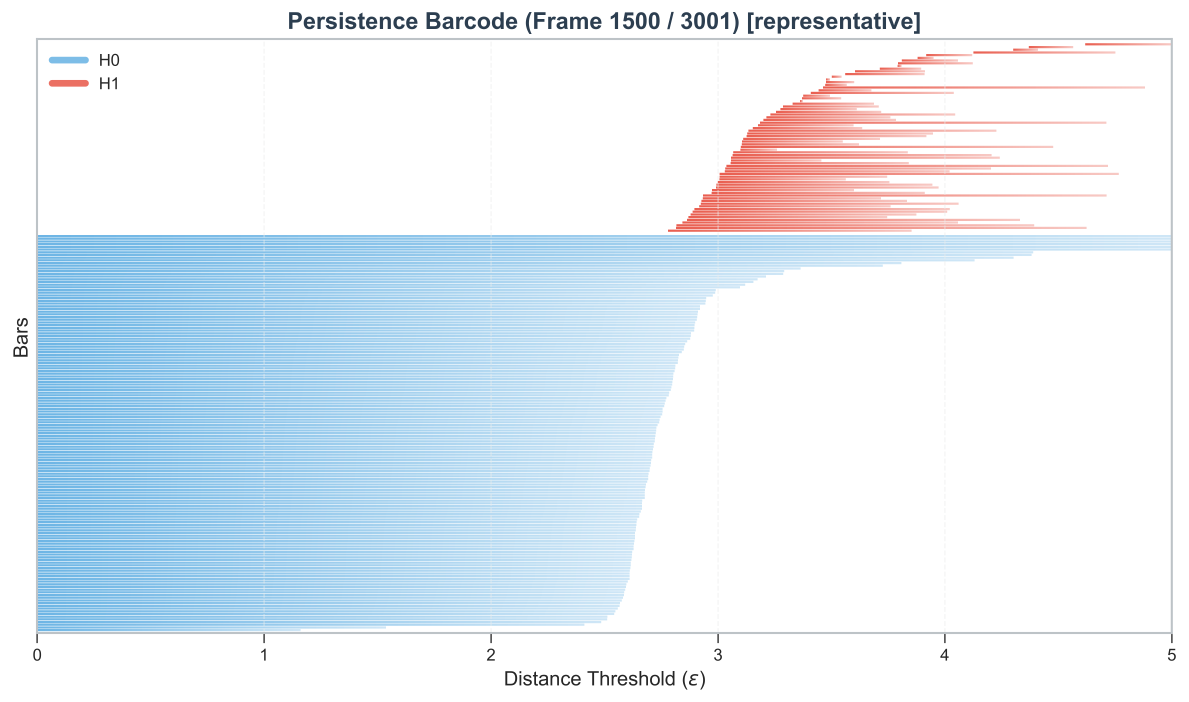
#> input picture examples/cp2k_aimd_charged-surface-with-O2-interface/topoHBNet-no_run-ml/persistence_barcode.png, 5942 x 3510 px (shown at 1/5 size)
$ python -i interfacial.py   (imports and definitions only)
#> lines starting #> are read from the running program, lines starting #| are printed output that depends on the picture
### hbond_topology/detection/hbond_detector.py
"""
Detects hydrogen bonds in molecular dynamics frames using geometric criteria.
Supports periodic boundary conditions for proper distance calculations.
"""

import numpy as np
from dataclasses import dataclass
from typing import List, Tuple, Optional
from ..io.trajectory_parser import Frame


@dataclass
class HBond:
    """Represents a hydrogen bond."""

    donor_o_idx: int      # Index of donor oxygen atom
    donor_h_idx: int      # Index of donor hydrogen atom
    acceptor_o_idx: int   # Index of acceptor oxygen atom
    distance_da: float    # Donor-Acceptor distance
    distance_ha: float    # Hydrogen-Acceptor distance
    angle_dha: float      # D-H-A angle in degrees


@dataclass
class WaterMolecule:
    """Represents a water molecule."""

    o_idx: int           # Index of oxygen atom
    h1_idx: int          # Index of first hydrogen
    h2_idx: int          # Index of second hydrogen
    o_position: np.ndarray
    h1_position: np.ndarray
    h2_position: np.ndarray


class HBondDetector:
    """
    Hydrogen bond detector using geometric criteria.

    Default criteria (based on common literature values):
    - D-A distance < 3.5 Å (donor oxygen to acceptor oxygen)
    - H-A distance < 2.5 Å (hydrogen to acceptor oxygen)
    - D-H-A angle > 120° (angle at hydrogen)

    Parameters
    ----------
    r_oh_max : float
        Maximum O-H distance for water molecule assignment (default: 1.2 Å)
    r_da_max : float
        Maximum donor-acceptor distance for H-bond (default: 3.5 Å)
    r_ha_max : float
        Maximum hydrogen-acceptor distance for H-bond (default: 2.5 Å)
    angle_min : float
        Minimum D-H-A angle in degrees (default: 120°)
    o_symbol : str
        Element symbol for oxygen (default: 'O'). Preferred over o_atom_type.
    h_symbol : str
        Element symbol for hydrogen (default: 'H'). Preferred over h_atom_type.
    o_atom_type : int
        Atom type for oxygen (default: 1). Used if symbols not available.
    h_atom_type : int
        Atom type for hydrogen (default: 2). Used if symbols not available.
    """

    def __init__(
        self,
        r_oh_max: float = 1.2,
        r_da_max: float = 3.5,
        r_ha_max: float = 2.5,
        angle_min: float = 120.0,
        o_symbol: str = 'O',
        h_symbol: str = 'H',
        o_atom_type: int = 1,
        h_atom_type: int = 2
    ):
        self.r_oh_max = r_oh_max
        self.r_da_max = r_da_max
        self.r_ha_max = r_ha_max
        self.angle_min = angle_min
        self.o_symbol = o_symbol
        self.h_symbol = h_symbol
        self.o_atom_type = o_atom_type
        self.h_atom_type = h_atom_type

    # [21 lines left out: function minimum_image_distance, not called in this run]

    def identify_water_molecules(self, frame: Frame) -> List[WaterMolecule]:
        """
        Identify water molecules by finding O-H pairs.

        Each oxygen should have exactly 2 hydrogens within r_oh_max distance.
        Uses element symbols if available, falls back to atom types.
        """
        # Prefer symbols if frame has them, otherwise use atom types
        if hasattr(frame, 'symbols') and frame.symbols is not None:
            o_indices = frame.get_atoms_by_symbol(self.o_symbol)
            h_indices = frame.get_atoms_by_symbol(self.h_symbol)
        else:
            o_indices = frame.get_atoms_by_type(self.o_atom_type)
            h_indices = frame.get_atoms_by_type(self.h_atom_type)

        water_molecules = []
        box_lengths = frame.box_lengths

        if len(o_indices) == 0 or len(h_indices) == 0:
            return water_molecules

        o_pos = frame.positions[o_indices]
        h_pos = frame.positions[h_indices]

        # Vectorized minimum image distance (N_O, N_H, 3)
        delta = h_pos[np.newaxis, :, :] - o_pos[:, np.newaxis, :]
        delta -= box_lengths * np.round(delta / box_lengths)
        dist_sq = np.sum(delta**2, axis=-1)

        r_oh_max_sq = self.r_oh_max**2

        for i, o_idx in enumerate(o_indices):
            # Find H indices within cutoff
            nearby_mask = dist_sq[i] < r_oh_max_sq
            h_matches = np.where(nearby_mask)[0]

            if len(h_matches) >= 2:
                # Sort by actual distance squared
                dists = dist_sq[i, h_matches]
                sorted_idx = np.argsort(dists)
                h1_idx = h_indices[h_matches[sorted_idx[0]]]
                h2_idx = h_indices[h_matches[sorted_idx[1]]]

                water = WaterMolecule(
                    o_idx=o_idx,
                    h1_idx=h1_idx,
                    h2_idx=h2_idx,
                    o_position=o_pos[i],
                    h1_position=frame.positions[h1_idx],
                    h2_position=frame.positions[h2_idx]
                )
                water_molecules.append(water)

        return water_molecules

    # [106 lines left out: functions calculate_angle, detect_hbonds, get_hbond_edges, get_undirected_edges, not called in this run]

### hbond_topology/analysis/interfacial.py
"""
Implements Nature Protocols Steps 63-65 for characterizing interfacial water
at solid-liquid interfaces from AIMD trajectories.

Supports two surface detection modes:
  - Dynamic (default): Density-crossover-based Gibbs dividing surface tracking
    for soft-matter (polymer) interfaces.
  - Static: Fixed Z-coordinate cutoff for rigid surfaces (metals, crystals).

References
----------
- Wang, Y.-H., Li, S., et al., "In situ electrochemical Raman spectroscopy and ab initio molecular dynamics study of interfacial water on a single-crystal surface", Nature Protocols 18, 1421–1446 (2023). (Protocol Steps 63-65)
- Willard, A. P. & Chandler, D., "Instantaneous Liquid Interfaces", J. Phys. Chem. B 114, 1954–1958 (2010).
"""

import numpy as np
from dataclasses import dataclass, field
from typing import List, Dict, Any, Optional, Tuple, Union
from pathlib import Path
import json

from ..io.trajectory_parser import Frame
from ..detection.hbond_detector import HBondDetector, WaterMolecule


# ---------------------------------------------------------------------------
# Result dataclass
# ---------------------------------------------------------------------------

@dataclass
class InterfacialAnalysisResult:
    """
    Complete results from interfacial water analysis (Protocol Steps 63-65).

    Attributes
    ----------
    z_bins : np.ndarray
        Bin centres for the relative-Z density profile (Å).
    density_O : np.ndarray
        Water oxygen number-density profile (atoms/Å$^3$).
    density_H : np.ndarray
        Water hydrogen number-density profile (atoms/Å$^3$).
    density_substrate : np.ndarray
        Substrate (non-water) atom number-density profile (atoms/Å$^3$).
    interface_cutoff : float
        Final cutoff δ used to define the interfacial layer (Å).
    z_surf_timeseries : np.ndarray
        Z_GDS(t) or Z_static for each analysed frame.
    n_interfacial_water : np.ndarray
        Number of interfacial water molecules per frame.
    phi_bins : np.ndarray
        Bin centres for dipole-angle φ distribution (degrees).
    phi_distribution : np.ndarray
        Normalised probability P(φ).
    theta_bins : np.ndarray
        Bin centres for O-H bond angle θ distribution (degrees).
    theta_distribution : np.ndarray
        Normalised probability P(θ).
    hbonds_per_molecule : np.ndarray
        Mean H-bonds per interfacial water molecule per frame.
    hbonds_bulk_reference : float
        Mean H-bonds per bulk water molecule (for comparison).
    surface_mode : str
        Surface detection mode used: 'dynamic' or 'static'.
    """

    # Step 63
    z_bins: np.ndarray
    density_O: np.ndarray
    density_H: np.ndarray
    density_substrate: np.ndarray
    interface_cutoff: float
    z_surf_timeseries: np.ndarray
    n_interfacial_water: np.ndarray

    # Step 64
    phi_bins: np.ndarray
    phi_distribution: np.ndarray
    theta_bins: np.ndarray
    theta_distribution: np.ndarray

    # Step 65
    hbonds_per_molecule: np.ndarray
    hbonds_bulk_reference: float

    # Metadata
    surface_mode: str = "dynamic"

    # [31 lines left out: functions to_dict, to_json, from_json, not called in this run]


# ---------------------------------------------------------------------------
# Core analyser
# ---------------------------------------------------------------------------

class InterfacialAnalyzer:
    """
    Dynamic interfacial water analyser for solid-liquid interfaces.

    Supports two surface-detection modes:

    **Dynamic mode** (default, for soft matter / polymer surfaces):
      Computes per-frame density profiles of substrate vs. water along the
      interface normal, and locates the Gibbs dividing surface (GDS) at the
      density crossover point.

    **Static mode** (for rigid metal / crystal surfaces):
      Uses a fixed Z coordinate as the surface reference.  The user must
      supply ``static_z_surface``.

    Parameters
    ----------
    mode : str
        ``'dynamic'`` or ``'static'``.  Default: ``'dynamic'``.
    interface_cutoff : float or None
        Distance (Å) from the surface defining the interfacial layer.
        If *None*, auto-detected from the first valley of the O-density
        profile.  Default: ``None``.
    z_axis : int
        Cartesian axis perpendicular to the interface (0=x, 1=y, 2=z).
        Default: ``2``.
    n_bins : int
        Number of bins for density histograms.  Default: ``200``.
    density_sigma : float
        Gaussian smoothing σ (Å) applied to density profiles.
        Default: ``0.5``.
    static_z_surface : float or None
        Fixed Z coordinate of the surface (Å).  Required when
        ``mode='static'``.  Default: ``None``.
    r_oh_max : float
        Maximum O-H bond length for water identification (Å).
        Default: ``1.2``.
    r_oo_hbond : float
        Maximum O···O distance for H-bond detection (Å).
        Default: ``3.5``.
    angle_ooh_hbond : float
        Maximum O···O-H angle for H-bond detection (degrees).
        Default: ``35.0``.
    verbose : bool
        Print progress messages.  Default: ``True``.
    """

    def __init__(
        self,
        mode: str = "dynamic",
        interface_cutoff: Optional[float] = None,
        z_axis: int = 2,
        n_bins: int = 200,
        density_sigma: float = 0.5,
        static_z_surface: Optional[float] = None,
        r_oh_max: float = 1.2,
        r_oo_hbond: float = 3.5,
        angle_ooh_hbond: float = 35.0,
        verbose: bool = True,
    ):
        if mode not in ("dynamic", "static"):
            raise ValueError(f"mode must be 'dynamic' or 'static', got '{mode}'")
        if mode == "static" and static_z_surface is None:
            raise ValueError("static_z_surface is required when mode='static'")

        self.mode = mode
        self.interface_cutoff = interface_cutoff
        self.z_axis = z_axis
        self.n_bins = n_bins
        self.density_sigma = density_sigma
        self.static_z_surface = static_z_surface
        self.r_oh_max = r_oh_max
        self.r_oo_hbond = r_oo_hbond
        self.angle_ooh_hbond = angle_ooh_hbond
        self.verbose = verbose

        # Internal H-bond detector (reuse existing logic for water ID)
        self._detector = HBondDetector(r_oh_max=r_oh_max)

    # ------------------------------------------------------------------
    # Water / substrate partitioning
    # ------------------------------------------------------------------

    def _partition_atoms(
        self, frame: Frame
    ) -> Tuple[List[WaterMolecule], np.ndarray, np.ndarray]:
        """
        Partition atoms into water molecules and substrate atoms.

        Returns
        -------
        water_molecules : list of WaterMolecule
        water_all_indices : np.ndarray
            Flat array of all atom indices belonging to water.
        substrate_indices : np.ndarray
            Atom indices not belonging to any water molecule.
        """
        water_mols = self._detector.identify_water_molecules(frame)

        water_idx_set: set = set()
        for wm in water_mols:
            water_idx_set.update([wm.o_idx, wm.h1_idx, wm.h2_idx])

        all_indices = np.arange(frame.n_atoms)
        substrate_mask = np.ones(frame.n_atoms, dtype=bool)
        for idx in water_idx_set:
            substrate_mask[idx] = False

        return water_mols, np.array(sorted(water_idx_set)), all_indices[substrate_mask]

    # ------------------------------------------------------------------
    # Surface position
    # ------------------------------------------------------------------

    # [66 lines left out: function compute_surface_position, not called in this run]

    # ------------------------------------------------------------------
    # Density profile
    # ------------------------------------------------------------------

    def compute_density_profile(
        self, frames: List[Frame]
    ) -> Tuple[np.ndarray, np.ndarray, np.ndarray, np.ndarray, float]:
        """
        Compute the averaged density profiles in relative coordinates.

        Parameters
        ----------
        frames : list of Frame

        Returns
        -------
        z_bins : np.ndarray  — bin centres (Å, relative to surface)
        density_O : np.ndarray
        density_H : np.ndarray
        density_sub : np.ndarray
        auto_cutoff : float  — auto-detected interfacial cutoff (Å)
        """
        # Use a generous range for relative Z
        z_range = (-15.0, 30.0)
        bins = np.linspace(z_range[0], z_range[1], self.n_bins + 1)
        bin_centres = 0.5 * (bins[:-1] + bins[1:])
        dz = bins[1] - bins[0]

        acc_O = np.zeros(self.n_bins, dtype=float)
        acc_H = np.zeros(self.n_bins, dtype=float)
        acc_sub = np.zeros(self.n_bins, dtype=float)

        z = self.z_axis
        n_frames = len(frames)

        for i, frame in enumerate(frames):
            if self.verbose and (i % max(1, n_frames // 10) == 0):
                print(f"  Density profile: frame {i + 1}/{n_frames}")

            partitioned = self._partition_atoms(frame)
            z_surf = self.compute_surface_position(frame, pre_partitioned=partitioned)
            water_mols, water_indices, substrate_indices = partitioned

            # Substrate
            if len(substrate_indices) > 0:
                dz_sub = frame.positions[substrate_indices, z] - z_surf
                h, _ = np.histogram(dz_sub, bins=bins)
                acc_sub += h.astype(float)

            # Water O and H
            for wm in water_mols:
                dz_o = wm.o_position[z] - z_surf
                h, _ = np.histogram([dz_o], bins=bins)
                acc_O += h.astype(float)

                dz_h1 = wm.h1_position[z] - z_surf
                dz_h2 = wm.h2_position[z] - z_surf
                h, _ = np.histogram([dz_h1, dz_h2], bins=bins)
                acc_H += h.astype(float)

        # Normalise: average over frames, convert to number density
        A_xy = frames[0].box_lengths[0] * frames[0].box_lengths[1]  # cross-sectional area
        vol_bin = A_xy * dz  # volume of each bin slab

        density_O = acc_O / (n_frames * vol_bin) if vol_bin > 0 else acc_O
        density_H = acc_H / (n_frames * vol_bin) if vol_bin > 0 else acc_H
        density_sub = acc_sub / (n_frames * vol_bin) if vol_bin > 0 else acc_sub

        # Auto-detect interfacial cutoff from O-density first valley
        auto_cutoff = self._detect_cutoff_from_density(bin_centres, density_O)

        return bin_centres, density_O, density_H, density_sub, auto_cutoff

    # [271 lines left out: functions _detect_cutoff_from_density, classify_interfacial_water, compute_angle_distributions, compute_hbond_statistics, not called in this run]

    # ------------------------------------------------------------------
    # Full analysis pipeline
    # ------------------------------------------------------------------

    def run_full_analysis(
        self,
        frames: List[Frame],
        start: int = 0,
        stop: Optional[int] = None,
        step: int = 1,
    ) -> InterfacialAnalysisResult:
        """
        Run the complete analysis.

        Parameters
        ----------
        frames : list of Frame
        start, stop, step : int
            Frame range selection.

        Returns
        -------
        InterfacialAnalysisResult
        """
        selected = frames[start:stop:step]
        n = len(selected)
        if self.verbose:
            print(f"InterfacialAnalyzer: analysing {n} frames (mode={self.mode})")

        # --- Density profile ---
        if self.verbose:
            print("\nComputing density profiles...")
        z_bins, density_O, density_H, density_sub, auto_cutoff = (
            self.compute_density_profile(selected)
        )

        cutoff = self.interface_cutoff if self.interface_cutoff is not None else auto_cutoff
        if self.verbose:
            print(f"  Interface cutoff: {cutoff:.2f} Å "
                  f"({'user-specified' if self.interface_cutoff else 'auto-detected'})")

        # Surface position time series
        z_surf_ts = np.array([self.compute_surface_position(f) for f in selected])

        # Interfacial water count per frame
        n_iw = np.array([
            len(self.classify_interfacial_water(f, cutoff)[0]) for f in selected
        ])

        # --- Angle distributions ---
        if self.verbose:
            print("\nComputing angle distributions...")
        phi_bins, phi_dist, theta_bins, theta_dist = (
            self.compute_angle_distributions(selected, cutoff)
        )

        # --- H-bond statistics ---
        if self.verbose:
            print("\nComputing H-bond statistics...")
        hbonds_per_mol, bulk_ref = self.compute_hbond_statistics(selected, cutoff)

        if self.verbose:
            print(f"\n  Mean interfacial H-bonds/molecule: "
                  f"{np.mean(hbonds_per_mol):.2f}")
            print(f"  Bulk reference H-bonds/molecule:   {bulk_ref:.2f}")
            print("  Analysis complete.")

        return InterfacialAnalysisResult(
            z_bins=z_bins,
            density_O=density_O,
            density_H=density_H,
            density_substrate=density_sub,
            interface_cutoff=cutoff,
            z_surf_timeseries=z_surf_ts,
            n_interfacial_water=n_iw,
            phi_bins=phi_bins,
            phi_distribution=phi_dist,
            theta_bins=theta_bins,
            theta_distribution=theta_dist,
            hbonds_per_molecule=hbonds_per_mol,
            hbonds_bulk_reference=bulk_ref,
            surface_mode=self.mode,
        )

    # ------------------------------------------------------------------
    # Internal utilities
    # ------------------------------------------------------------------

    # [15 lines left out: function _gaussian_smooth, not called in this run]


# ---------------------------------------------------------------------------
# Visualiser
# ---------------------------------------------------------------------------

class InterfacialVisualizer:
    """
    Publication-quality plots for interfacial water analysis results.
    """

    def __init__(self, dpi: int = 150, figsize: Tuple[float, float] = (8, 5)):
        self.dpi = dpi
        self.figsize = figsize

    # [195 lines left out: functions plot_all, save_csvs, plot_density_profile, plot_angle_distributions, plot_hbond_evolution, plot_surface_fluctuation, not called in this run]

>>> import cv2
>>> picture = cv2.imread('../../examples/cp2k_aimd_charged-surface-with-O2-interface/topoHBNet-no_run-ml/persistence_barcode.png', cv2.IMREAD_GRAYSCALE)
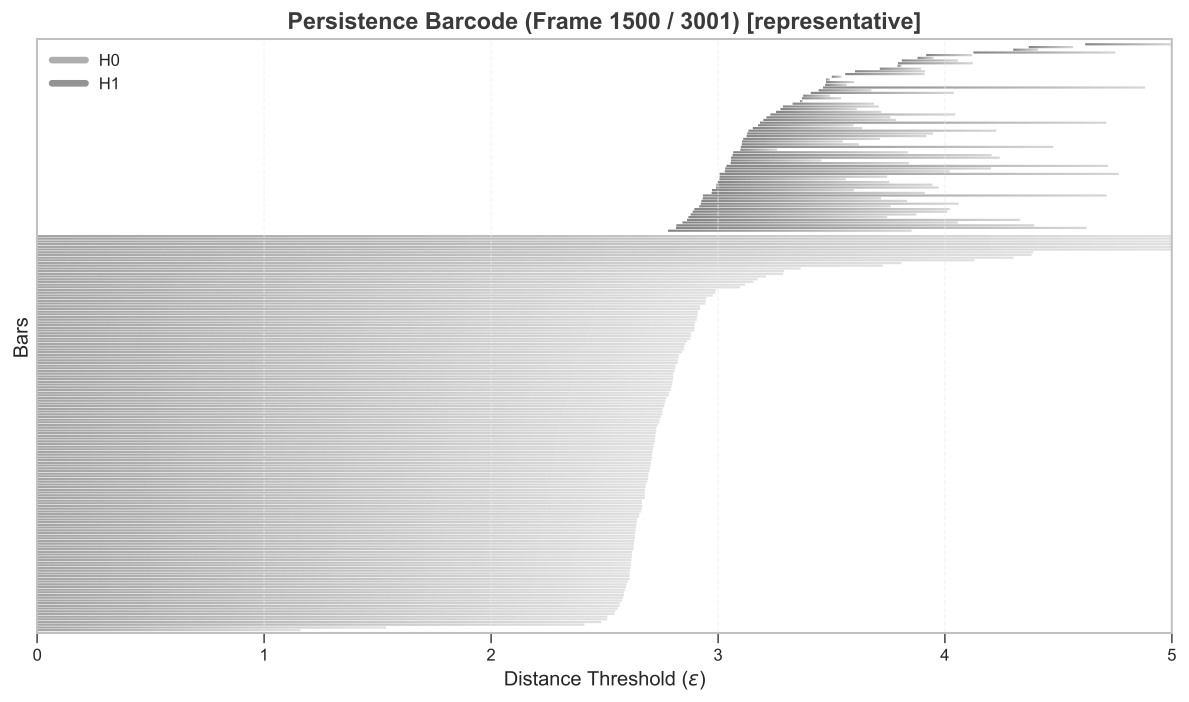
#> picture: shape (3510, 5942) (shown at 1/5 size); min 38, max 255, mean 235.3
>>> result = InterfacialAnalyzer().run_full_analysis(picture)
#> in run_full_analysis, `n = len(selected)`: n = 3510
#| InterfacialAnalyzer: analysing 3510 frames (mode=dynamic)
#> the loop in compute_density_profile, `for i, frame in enumerate(frames):` made 1 pass
#|   Density profile: frame 1/3510
#> after the loop in compute_density_profile, `for i, frame in enumerate(frames):`: acc_H = 200 values from 0 to 0
#> (the run stopped early here; a loop or call above may not have finished)
